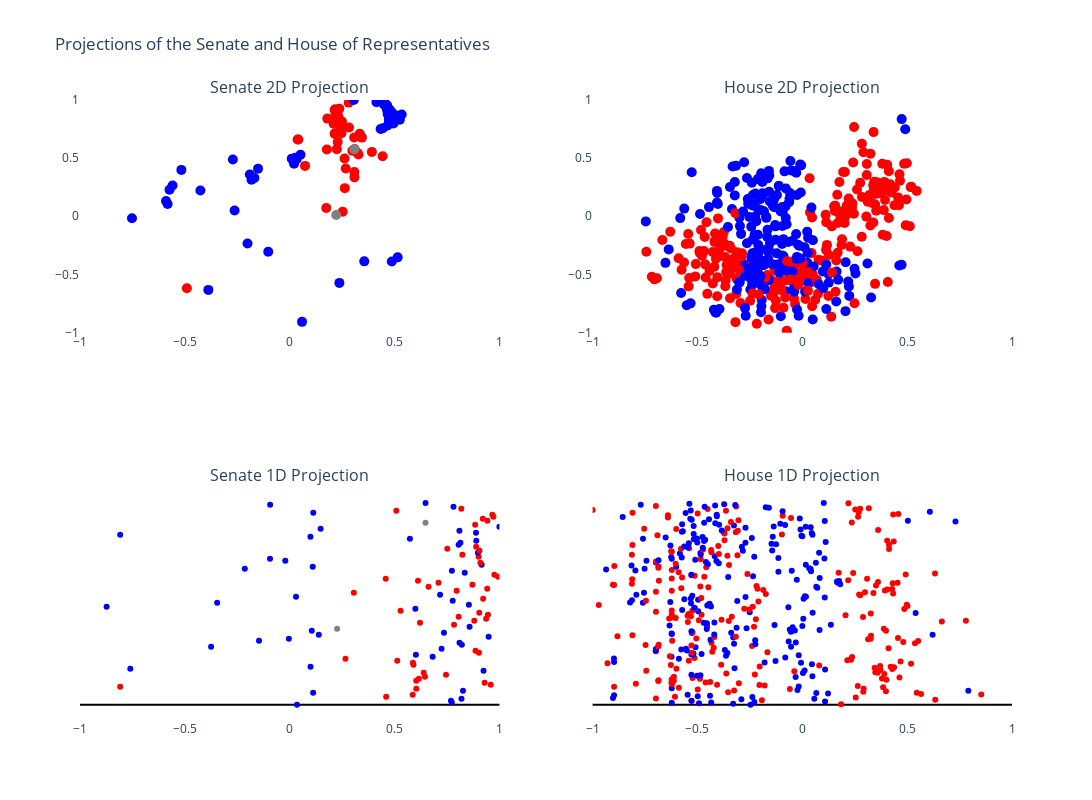

The cell this chart's notebook holds for it:
### Markdown cell above
# Projection of the full graph 1d

### Code cell
import plotly.graph_objects as go
from plotly.subplots import make_subplots
import pandas as pd

# Assuming DATABASE is already defined
senate: pd.DataFrame = DATABASE[DATABASE["chamber"] == "Senate"]
house: pd.DataFrame = DATABASE[DATABASE["chamber"] == "House"]

# Create a 2x2 subplot
fig = make_subplots(
    rows=2,
    cols=2,
    shared_xaxes=True,
    subplot_titles=(
        "Senate 2D Projection",
        "House 2D Projection",
        "Senate 1D Projection",
        "House 1D Projection",
    ),
)

# Add 2D projections for Senate
fig.add_trace(
    go.Scatter(
        x=senate["projection-2d_x"],
        y=senate["projection-2d_y"],
        mode="markers",
        marker=dict(
            size=10,
            color=senate["color"],
            colorscale="RdBu",
            showscale=False,
        ),
        text=senate["bioname"],
    ),
    row=1,
    col=1,
)

# Add 2D projections for House
fig.add_trace(
    go.Scatter(
        x=house["projection-2d_x"],
        y=house["projection-2d_y"],
        mode="markers",
        marker=dict(
            size=10,
            color=house["color"],
            colorscale="RdBu",
            showscale=False,
        ),
        text=house["bioname"],
    ),
    row=1,
    col=2,
)

# Add 1D projections for Senate
fig.add_trace(
    go.Scatter(
        x=senate["projection-1d"],
        mode="markers",
        marker_color=senate["color"],
    ),
    row=2,
    col=1,
)

# Add 1D projections for House
fig.add_trace(
    go.Scatter(
        x=house["projection-1d"],
        mode="markers",
        marker_color=house["color"],
    ),
    row=2,
    col=2,
)

# Update layout for the combined figure
fig.update_layout(
    title="Projections of the Senate and House of Representatives",
    height=800,
    width=1200,
    showlegend=False,
    paper_bgcolor="rgba(0,0,0,0)",
    plot_bgcolor="rgba(0,0,0,0)",
    autosize=False,
)

# Update y-axes and x-axes as needed
fig.update_yaxes(showticklabels=True, range=[-1, 1], row=1)
fig.update_yaxes(zerolinecolor="black", showticklabels=False, row=2)
fig.update_xaxes(showticklabels=True, range=[-1, 1])

# Save and show the figure
fig.write_image(ASSETS_DIR / f"combined-projection.png")
fig.show()

### Figure 1 — Plotly figure (JSON) as saved in the notebook; plotly's stock layout.template omitted (floating-point values rounded to 4 significant figures; data arrays with more than 128 entries replaced by an {"elided": "..."} marker saying what was removed)
{"data": [{"marker": {"color": ["blue", "blue", "blue", "blue", "red", "red", "blue", "blue", "red", "red", "red", "red", "red", "red", "red", "red", "red", "blue", "blue", "blue", "red", "red", "red", "red", "blue", "blue", "red", "red", "blue", "blue", "blue", "blue", "blue", "blue", "blue", "blue", "blue", "blue", "gray", "blue", "red", "red", "red", "red", "red", "red", "red", "red", "blue", "blue", "blue", "blue", "blue", "red", "blue", "blue", "red", "red", "red", "red", "red", "red", "red", "red", "red", "red", "blue", "blue", "blue", "blue", "blue", "red", "blue", "blue", "red", "red", "blue", "red", "red", "red", "blue", "blue", "blue", "blue", "blue", "blue", "blue", "blue", "blue", "blue", "red", "gray", "red", "red", "red", "red", "blue", "red", "red", "blue", "blue", "blue"], "colorscale": [[0, "rgb(103,0,31)"], [0.1, "rgb(178,24,43)"], [0.2, "rgb(214,96,77)"], [0.3, "rgb(244,165,130)"], [0.4, "rgb(253,219,199)"], [0.5, "rgb(247,247,247)"], [0.6, "rgb(209,229,240)"], [0.7, "rgb(146,197,222)"], [0.8, "rgb(67,147,195)"], [0.9, "rgb(33,102,172)"], [1, "rgb(5,48,97)"]], "showscale": false, "size": 10}, "mode": "markers", "text": ["TUBERVILLE, Thomas Hawley (Tommy)", "SHELBY, Richard C.", "MURKOWSKI, Lisa", "SULLIVAN, Daniel Scott", "SINEMA, Kyrsten", "KELLY, Mark Edward", "BOOZMAN, John", "COTTON, Tom", "HARRIS, Kamala Devi", "PADILLA, Alejandro (Alex)", "FEINSTEIN, Dianne", "BENNET, Michael F.", "HICKENLOOPER, John Wright", "MURPHY, Christopher", "BLUMENTHAL, Richard", "CARPER, Thomas Richard", "COONS, Christopher A.", "RUBIO, Marco", "SCOTT, Richard Lynn (Rick)", "LOEFFLER, Kelly", "OSSOFF, Thomas Jonathan (Jon)", "WARNOCK, Raphael Gamaliel", "HIRONO, Mazie", "SCHATZ, Brian Emanuel", "CRAPO, Michael Dean", "RISCH, James", "DURBIN, Richard Joseph", "DUCKWORTH, Tammy", "YOUNG, Todd", "BRAUN, Michael", "GRASSLEY, Charles Ernest", "ERNST, Joni", "MARSHALL, Roger Wayne", "MORAN, Jerry", "McCONNELL, Addison Mitchell (Mitch)", "PAUL, Rand", "CASSIDY, Bill", "KENNEDY, John Neely", "KING, Angus Stanley, Jr.", "COLLINS, Susan Margaret", "CARDIN, Benjamin Louis", "VAN HOLLEN, Christopher", "MARKEY, Edward John", "WARREN, Elizabeth", "PETERS, Gary C.", "STABENOW, Deborah Ann", "KLOBUCHAR, Amy", "SMITH, Tina", "WICKER, Roger F.", "HYDE-SMITH, Cindy", "BLUNT, Roy", "HAWLEY, Joshua David", "DAINES, Steve", "TESTER, Jon", "FISCHER, Debra (Deb)", "SASSE, Benjamin Eric", "ROSEN, Jacklyn Sheryl", "CORTEZ MASTO, Catherine Marie", "SHAHEEN, Jeanne", "HASSAN, Margaret (Maggie)", "MENENDEZ, Robert", "BOOKER, Cory Anthony", "HEINRICH, Martin", "LUJÁN, Ben Ray", "SCHUMER, Charles Ellis (Chuck)", "GILLIBRAND, Kirsten", "BURR, Richard M.", "TILLIS, Thomas Roland (Thom)", "CRAMER, Kevin", "HOEVEN, John", "PORTMAN, Robert Jones (Rob)", "BROWN, Sherrod", "INHOFE, James Mountain", "LANKFORD, James", "WYDEN, Ronald Lee", "MERKLEY, Jeff", "TOOMEY, Patrick Joseph", "CASEY, Robert (Bob), Jr.", "REED, John F. (Jack)", "WHITEHOUSE, Sheldon", "SCOTT, Tim", "GRAHAM, Lindsey O.", "THUNE, John", "ROUNDS, Marion Michael (Mike)", "BLACKBURN, Marsha", "HAGERTY, William Francis (Bill)", "CORNYN, John", "CRUZ, Rafael Edward (Ted)", "LEE, Mike", "ROMNEY, Willard Mitt (Mitt)", "LEAHY, Patrick Joseph", "SANDERS, Bernard", "WARNER, Mark", "KAINE, Timothy Michael (Tim)", "CANTWELL, Maria E.", "MURRAY, Patty", "CAPITO, Shelley Moore", "MANCHIN, Joe, III", "BALDWIN, Tammy", "JOHNSON, Ron", "LUMMIS, Cynthia M.", "BARRASSO, John A."], "type": "scatter", "x": [0.3556, 0.4951, 0.4734, 0.4907, 0.3089, 0.177, -0.7521, 0.4908, 0.3281, -0.4903, 0.2262, 0.2245, 0.2245, 0.4432, 0.3919, 0.3444, 0.2989, 0.4523, -0.388, -0.1901, 0.0414, 0.03772, 0.3083, 0.2527, 0.05165, 0.03331, 0.2398, 0.2261, 0.4442, -0.1023, 0.4669, 0.4824, 0.487, 0.5149, 0.4139, -0.271, 0.467, -0.1682, 0.2217, 0.4647, 0.3338, 0.3237, 0.2509, 0.1793, 0.214, 0.22, 0.2223, 0.267, 0.009766, 0.05892, 0.4766, -0.2012, 0.4735, 0.2255, -0.4259, 0.4337, 0.1744, 0.2471, 0.2193, 0.3096, 0.283, 0.2288, 0.2617, 0.2627, 0.2814, 0.2366, 0.4826, 0.4734, -0.5731, -0.5585, 0.4477, 0.2093, -0.5898, -0.5822, 0.2491, 0.246, 0.4575, 0.2415, 0.3073, 0.2396, 0.4878, 0.5187, 0.4579, 0.02075, -0.1821, 0.2369, 0.4645, 0.5342, -0.151, 0.3055, 0.2452, 0.3081, 0.2316, 0.2251, 0.2167, 0.2142, -0.5166, 0.07316, 0.2158, 0.5254, -0.2627, 0.02647], "xaxis": "x", "y": [-0.3881, 0.7988, 0.8093, 0.8802, 0.3345, 0.5735, -0.01759, 0.8856, 0.5311, -0.6188, 0.8925, 0.8475, 0.5773, 0.5158, 0.5535, 0.6765, 0.563, 0.9766, -0.6334, 0.3595, 0.66, 0.6608, 0.3796, 0.03839, 0.5291, 0.49, 0.8026, 0.792, 0.7575, -0.3055, 0.8801, 0.8596, -0.3893, -0.3535, 0.9814, 0.4889, 0.7811, 0.3295, 0.01138, 0.9129, 0.7092, 0.544, 0.7729, 0.8399, 0.7124, 0.8784, 0.8029, 0.4106, 0.4954, -0.9083, 0.9174, -0.2341, 0.8313, 0.839, 0.2209, 0.7502, 0.07111, 0.7138, 0.867, 0.5787, 0.7635, 0.6385, 0.4965, 0.2419, 0.9777, 0.9242, 0.8976, 0.8312, 0.2274, 0.2646, 0.9668, 0.7952, 0.1306, 0.1049, 0.8157, 0.7332, 0.9565, 0.7955, 0.6774, 0.7967, 0.8537, 0.8638, 0.9472, 0.4515, 0.3134, -0.5733, 0.9538, 0.8752, 0.4095, 1, 0.7928, 0.5773, 0.862, 0.8336, 0.9195, 0.9131, 0.3989, 0.4333, 0.7082, 0.8308, 0.05009, 0.5032], "yaxis": "y"}, {"marker": {"color": {"elided": "455 str values"}, "colorscale": [[0, "rgb(103,0,31)"], [0.1, "rgb(178,24,43)"], [0.2, "rgb(214,96,77)"], [0.3, "rgb(244,165,130)"], [0.4, "rgb(253,219,199)"], [0.5, "rgb(247,247,247)"], [0.6, "rgb(209,229,240)"], [0.7, "rgb(146,197,222)"], [0.8, "rgb(67,147,195)"], [0.9, "rgb(33,102,172)"], [1, "rgb(5,48,97)"]], "showscale": false, "size": 10}, "mode": "markers", "text": {"elided": "455 str values"}, "type": "scatter", "x": {"elided": "455 float values"}, "xaxis": "x2", "y": {"elided": "455 float values"}, "yaxis": "y2"}, {"marker": {"color": ["blue", "blue", "blue", "blue", "red", "red", "blue", "blue", "red", "red", "red", "red", "red", "red", "red", "red", "red", "blue", "blue", "blue", "red", "red", "red", "red", "blue", "blue", "red", "red", "blue", "blue", "blue", "blue", "blue", "blue", "blue", "blue", "blue", "blue", "gray", "blue", "red", "red", "red", "red", "red", "red", "red", "red", "blue", "blue", "blue", "blue", "blue", "red", "blue", "blue", "red", "red", "red", "red", "red", "red", "red", "red", "red", "red", "blue", "blue", "blue", "blue", "blue", "red", "blue", "blue", "red", "red", "blue", "red", "red", "red", "blue", "blue", "blue", "blue", "blue", "blue", "blue", "blue", "blue", "blue", "red", "gray", "red", "red", "red", "red", "blue", "red", "red", "blue", "blue", "blue"]}, "mode": "markers", "type": "scatter", "x": [0.03486, 0.7733, 0.7691, 0.8191, 0.46, 0.5866, 0.1118, 0.8264, 0.6037, -0.8084, 0.9588, 0.9296, 0.6032, 0.6159, 0.6449, 0.7453, 0.6391, 0.9244, -0.7601, 0.09922, 0.59, 0.5878, 0.513, 0.2659, 0.6817, 0.6018, 0.9024, 0.8859, 0.7242, -0.3748, 0.8209, 0.8097, -0.1462, -0.003887, 0.9489, 0.1387, 0.7355, 0.1054, 0.2263, 0.8577, 0.7835, 0.6212, 0.8801, 0.9367, 0.8057, 0.9456, 0.9041, 0.5287, 0.5993, -0.873, 0.8545, -0.3459, 0.7772, 0.9223, 0.03001, 0.7172, 0.3057, 0.7961, 0.9419, 0.6621, 0.8713, 0.7095, 0.6117, 0.4579, 0.9937, 0.9759, 0.8347, 0.7734, -0.2141, 0.1098, 0.9153, 0.9092, -0.02103, -0.09386, 0.9009, 0.8235, 0.8977, 0.9053, 0.7515, 0.889, 0.8056, 0.8141, 0.8897, 0.5733, 0.09889, -0.8085, 0.8884, 0.8094, 0.1474, 1, 0.8844, 0.6479, 0.9428, 0.9209, 0.9714, 0.9664, 0.1124, 0.5083, 0.8184, 0.781, -0.09321, 0.6478], "xaxis": "x3", "yaxis": "y3"}, {"marker": {"color": {"elided": "455 str values"}}, "mode": "markers", "type": "scatter", "x": {"elided": "455 float values"}, "xaxis": "x4", "yaxis": "y4"}], "layout": {"annotations": [{"font": {"size": 16}, "showarrow": false, "text": "Senate 2D Projection", "x": 0.225, "xanchor": "center", "xref": "paper", "y": 1, "yanchor": "bottom", "yref": "paper"}, {"font": {"size": 16}, "showarrow": false, "text": "House 2D Projection", "x": 0.775, "xanchor": "center", "xref": "paper", "y": 1, "yanchor": "bottom", "yref": "paper"}, {"font": {"size": 16}, "showarrow": false, "text": "Senate 1D Projection", "x": 0.225, "xanchor": "center", "xref": "paper", "y": 0.375, "yanchor": "bottom", "yref": "paper"}, {"font": {"size": 16}, "showarrow": false, "text": "House 1D Projection", "x": 0.775, "xanchor": "center", "xref": "paper", "y": 0.375, "yanchor": "bottom", "yref": "paper"}], "autosize": false, "height": 800, "paper_bgcolor": "rgba(0,0,0,0)", "plot_bgcolor": "rgba(0,0,0,0)", "showlegend": false, "title": {"text": "Projections of the Senate and House of Representatives"}, "width": 1200, "xaxis": {"anchor": "y", "domain": [0, 0.45], "matches": "x3", "range": [-1, 1], "showticklabels": true}, "xaxis2": {"anchor": "y2", "domain": [0.55, 1], "matches": "x4", "range": [-1, 1], "showticklabels": true}, "xaxis3": {"anchor": "y3", "domain": [0, 0.45], "range": [-1, 1], "showticklabels": true}, "xaxis4": {"anchor": "y4", "domain": [0.55, 1], "range": [-1, 1], "showticklabels": true}, "yaxis": {"anchor": "x", "domain": [0.625, 1], "range": [-1, 1], "showticklabels": true}, "yaxis2": {"anchor": "x2", "domain": [0.625, 1], "range": [-1, 1], "showticklabels": true}, "yaxis3": {"anchor": "x3", "domain": [0, 0.375], "showticklabels": false, "zerolinecolor": "black"}, "yaxis4": {"anchor": "x4", "domain": [0, 0.375], "showticklabels": false, "zerolinecolor": "black"}}}
